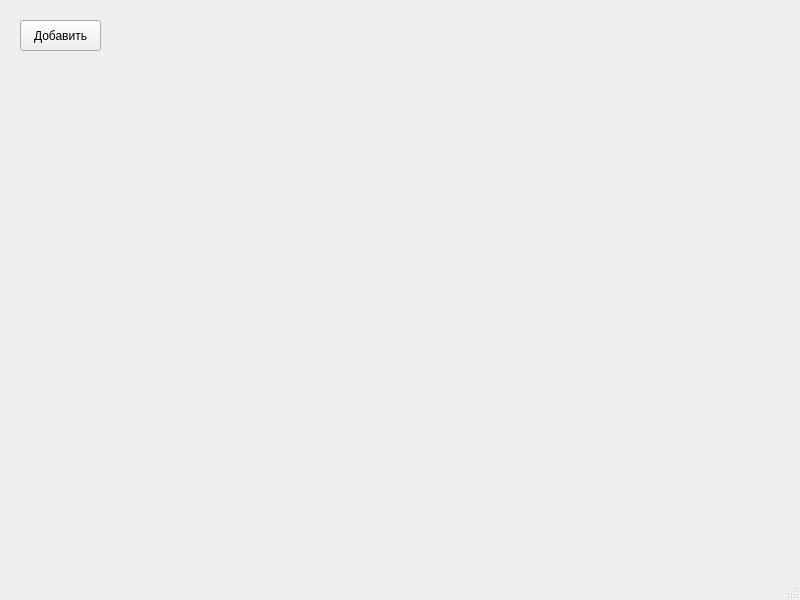
<?xml version="1.0" encoding="UTF-8"?>
<ui version="4.0">
 <class>MainWindow</class>
 <widget class="QMainWindow" name="MainWindow">
  <property name="geometry">
   <rect>
    <x>0</x>
    <y>0</y>
    <width>800</width>
    <height>600</height>
   </rect>
  </property>
  <property name="windowTitle">
   <string>Git и случайные окружности</string>
  </property>
  <widget class="QWidget" name="centralwidget">
   <widget class="QPushButton" name="pushButton">
    <property name="geometry">
     <rect>
      <x>20</x>
      <y>20</y>
      <width>81</width>
      <height>31</height>
     </rect>
    </property>
    <property name="text">
     <string>Добавить</string>
    </property>
   </widget>
  </widget>
  <widget class="QMenuBar" name="menubar">
   <property name="geometry">
    <rect>
     <x>0</x>
     <y>0</y>
     <width>800</width>
     <height>21</height>
    </rect>
   </property>
  </widget>
  <widget class="QStatusBar" name="statusbar"/>
 </widget>
 <resources/>
 <connections/>
</ui>
